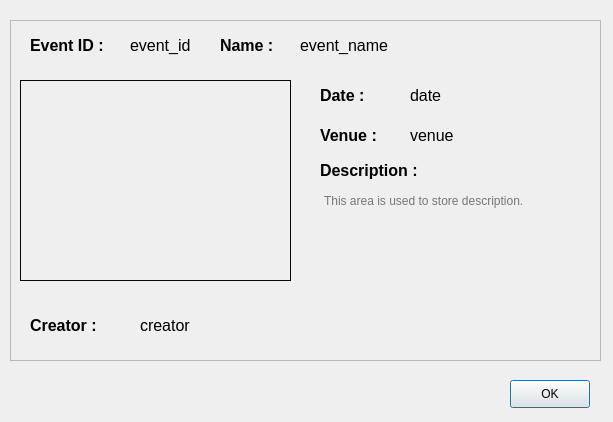
<?xml version="1.0" encoding="UTF-8"?>
<ui version="4.0">
 <class>eventProfile</class>
 <widget class="QDialog" name="eventProfile">
  <property name="geometry">
   <rect>
    <x>0</x>
    <y>0</y>
    <width>613</width>
    <height>422</height>
   </rect>
  </property>
  <property name="windowTitle">
   <string>Event Profile</string>
  </property>
  <property name="styleSheet">
   <string notr="true"/>
  </property>
  <widget class="QFrame" name="frame">
   <property name="geometry">
    <rect>
     <x>10</x>
     <y>20</y>
     <width>591</width>
     <height>341</height>
    </rect>
   </property>
   <property name="styleSheet">
    <string notr="true"/>
   </property>
   <property name="frameShape">
    <enum>QFrame::StyledPanel</enum>
   </property>
   <property name="frameShadow">
    <enum>QFrame::Raised</enum>
   </property>
   <widget class="QWidget" name="widget" native="true">
    <property name="geometry">
     <rect>
      <x>10</x>
      <y>60</y>
      <width>271</width>
      <height>201</height>
     </rect>
    </property>
    <property name="autoFillBackground">
     <bool>false</bool>
    </property>
    <property name="styleSheet">
     <string notr="true">image: url(:/sample_event.png);
border-style:solid;
border-width:1px;
border-color: rgb(7, 7, 7);</string>
    </property>
   </widget>
   <widget class="QLabel" name="nameLabel">
    <property name="geometry">
     <rect>
      <x>210</x>
      <y>10</y>
      <width>91</width>
      <height>31</height>
     </rect>
    </property>
    <property name="text">
     <string>&lt;html&gt;&lt;head/&gt;&lt;body&gt;&lt;p&gt;&lt;span style=&quot; font-size:12pt; font-weight:600;&quot;&gt;Name :&lt;/span&gt;&lt;/p&gt;&lt;/body&gt;&lt;/html&gt;</string>
    </property>
   </widget>
   <widget class="QLabel" name="name">
    <property name="geometry">
     <rect>
      <x>290</x>
      <y>10</y>
      <width>571</width>
      <height>31</height>
     </rect>
    </property>
    <property name="styleSheet">
     <string notr="true">font-size:12pt;</string>
    </property>
    <property name="text">
     <string>event_name</string>
    </property>
   </widget>
   <widget class="QLabel" name="creatorLabel">
    <property name="geometry">
     <rect>
      <x>20</x>
      <y>290</y>
      <width>101</width>
      <height>31</height>
     </rect>
    </property>
    <property name="text">
     <string>&lt;html&gt;&lt;head/&gt;&lt;body&gt;&lt;p&gt;&lt;span style=&quot; font-size:12pt; font-weight:600;&quot;&gt;Creator : &lt;/span&gt;&lt;/p&gt;&lt;/body&gt;&lt;/html&gt;</string>
    </property>
   </widget>
   <widget class="QLabel" name="descriptionLabel">
    <property name="geometry">
     <rect>
      <x>310</x>
      <y>130</y>
      <width>131</width>
      <height>41</height>
     </rect>
    </property>
    <property name="text">
     <string>&lt;html&gt;&lt;head/&gt;&lt;body&gt;&lt;p&gt;&lt;span style=&quot; font-size:12pt; font-weight:600;&quot;&gt;Description :&lt;/span&gt;&lt;/p&gt;&lt;/body&gt;&lt;/html&gt;</string>
    </property>
   </widget>
   <widget class="QLabel" name="dateLabel">
    <property name="geometry">
     <rect>
      <x>310</x>
      <y>60</y>
      <width>71</width>
      <height>31</height>
     </rect>
    </property>
    <property name="text">
     <string>&lt;html&gt;&lt;head/&gt;&lt;body&gt;&lt;p&gt;&lt;span style=&quot; font-size:12pt; font-weight:600;&quot;&gt;Date : &lt;/span&gt;&lt;/p&gt;&lt;/body&gt;&lt;/html&gt;</string>
    </property>
   </widget>
   <widget class="QLabel" name="venueLabel">
    <property name="geometry">
     <rect>
      <x>310</x>
      <y>100</y>
      <width>81</width>
      <height>31</height>
     </rect>
    </property>
    <property name="text">
     <string>&lt;html&gt;&lt;head/&gt;&lt;body&gt;&lt;p&gt;&lt;span style=&quot; font-size:12pt; font-weight:600;&quot;&gt;Venue : &lt;/span&gt;&lt;/p&gt;&lt;/body&gt;&lt;/html&gt;</string>
    </property>
   </widget>
   <widget class="QLabel" name="creator">
    <property name="geometry">
     <rect>
      <x>130</x>
      <y>290</y>
      <width>181</width>
      <height>31</height>
     </rect>
    </property>
    <property name="styleSheet">
     <string notr="true">font-size:12pt;</string>
    </property>
    <property name="text">
     <string>creator</string>
    </property>
   </widget>
   <widget class="QLabel" name="date">
    <property name="geometry">
     <rect>
      <x>400</x>
      <y>60</y>
      <width>221</width>
      <height>31</height>
     </rect>
    </property>
    <property name="styleSheet">
     <string notr="true">font-size:12pt;</string>
    </property>
    <property name="text">
     <string>date</string>
    </property>
   </widget>
   <widget class="QLabel" name="venue">
    <property name="geometry">
     <rect>
      <x>400</x>
      <y>100</y>
      <width>221</width>
      <height>31</height>
     </rect>
    </property>
    <property name="styleSheet">
     <string notr="true">font-size:12pt;</string>
    </property>
    <property name="text">
     <string>venue</string>
    </property>
   </widget>
   <widget class="QLabel" name="eventIDLabel">
    <property name="geometry">
     <rect>
      <x>20</x>
      <y>10</y>
      <width>91</width>
      <height>31</height>
     </rect>
    </property>
    <property name="text">
     <string>&lt;html&gt;&lt;head/&gt;&lt;body&gt;&lt;p&gt;&lt;span style=&quot; font-size:12pt; font-weight:600;&quot;&gt;Event ID : &lt;/span&gt;&lt;/p&gt;&lt;/body&gt;&lt;/html&gt;</string>
    </property>
   </widget>
   <widget class="QLabel" name="eventID">
    <property name="geometry">
     <rect>
      <x>120</x>
      <y>10</y>
      <width>91</width>
      <height>31</height>
     </rect>
    </property>
    <property name="styleSheet">
     <string notr="true">font-size:12pt;</string>
    </property>
    <property name="text">
     <string>event_id</string>
    </property>
   </widget>
   <widget class="QTextBrowser" name="textBrowser">
    <property name="geometry">
     <rect>
      <x>310</x>
      <y>170</y>
      <width>261</width>
      <height>151</height>
     </rect>
    </property>
    <property name="styleSheet">
     <string notr="true">background-color:transparent;
border:none;</string>
    </property>
    <property name="html">
     <string>&lt;!DOCTYPE HTML PUBLIC &quot;-//W3C//DTD HTML 4.0//EN&quot; &quot;http://www.w3.org/TR/REC-html40/strict.dtd&quot;&gt;
&lt;html&gt;&lt;head&gt;&lt;meta name=&quot;qrichtext&quot; content=&quot;1&quot; /&gt;&lt;style type=&quot;text/css&quot;&gt;
p, li { white-space: pre-wrap; }
&lt;/style&gt;&lt;/head&gt;&lt;body style=&quot; font-family:'Noto Sans'; font-size:9pt; font-weight:400; font-style:normal;&quot;&gt;
&lt;p style=&quot;-qt-paragraph-type:empty; margin-top:0px; margin-bottom:0px; margin-left:0px; margin-right:0px; -qt-block-indent:0; text-indent:0px;&quot;&gt;&lt;br /&gt;&lt;/p&gt;&lt;/body&gt;&lt;/html&gt;</string>
    </property>
    <property name="placeholderText">
     <string>This area is used to store description.</string>
    </property>
   </widget>
  </widget>
  <widget class="QPushButton" name="pushButton">
   <property name="geometry">
    <rect>
     <x>510</x>
     <y>380</y>
     <width>80</width>
     <height>28</height>
    </rect>
   </property>
   <property name="text">
    <string>OK</string>
   </property>
  </widget>
 </widget>
 <resources>
  <include location="../../../../Images/img.qrc"/>
 </resources>
 <connections/>
</ui>
